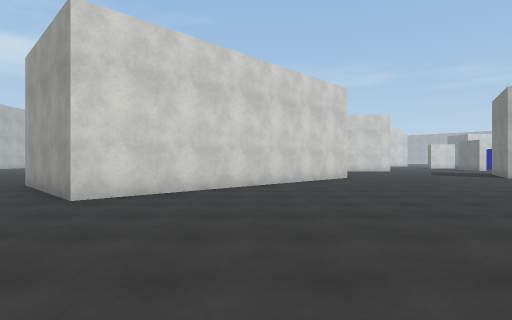
[1] (above)

24 first-person views from a walk through a 3-D level made in the Unity game engine. The camera is 1.4 m above the floor, looks level and sees 80° across. The floor is counted in squares, 2 m on a side. Each view is taken from the middle of a square. On the plan, view 1 faces up. The plan holds only what a view shows up to about 10 squares ahead; the rest is blank. The place goes on beyond the plan. The player character is not drawn. Surface patterns are stand-ins for the level's own textures.

[2]
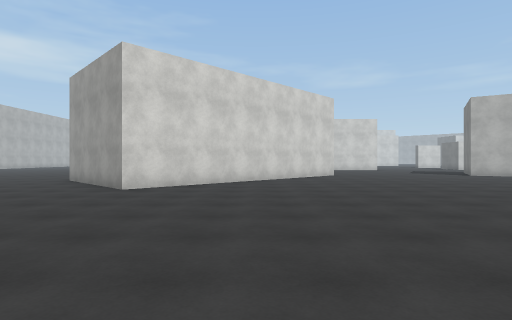

[3]
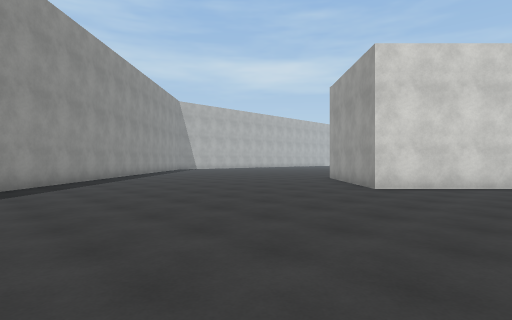

[4]
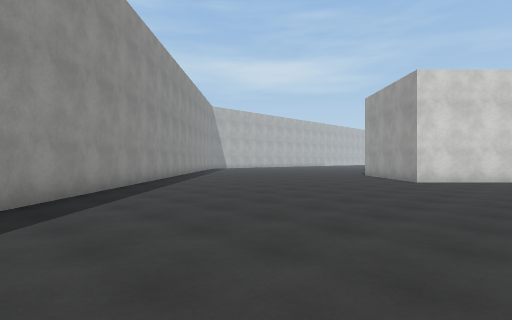

[5]
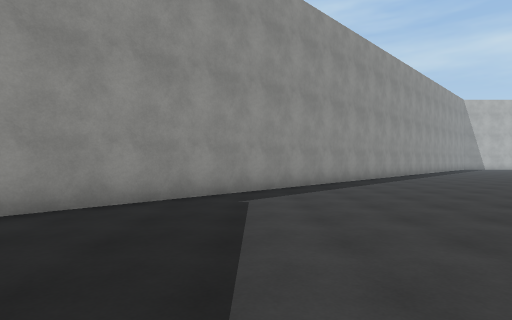

[6]
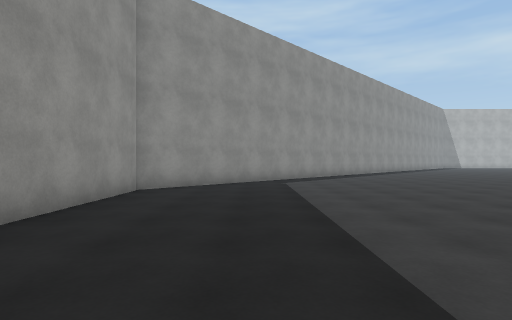

[7]
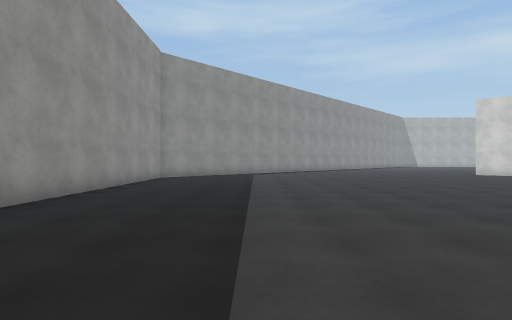

[8]
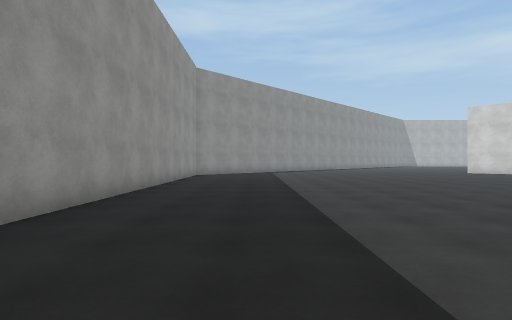

[9]
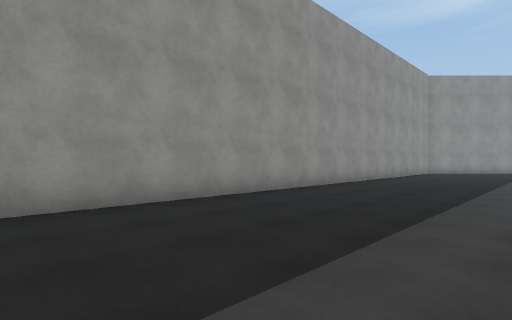

[10]
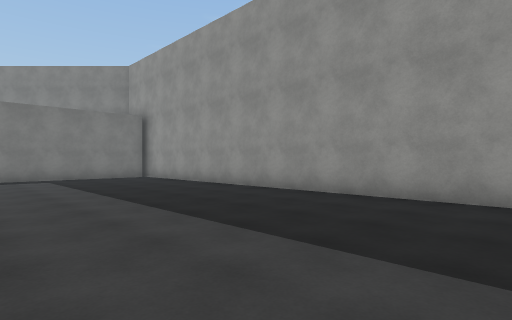

[11]
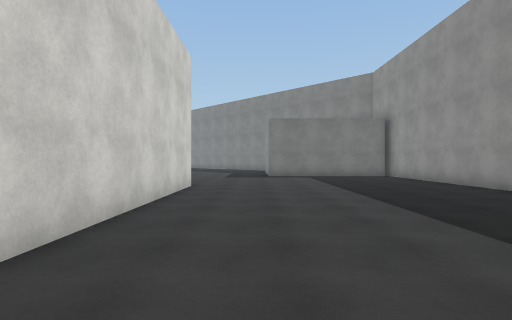

[12]
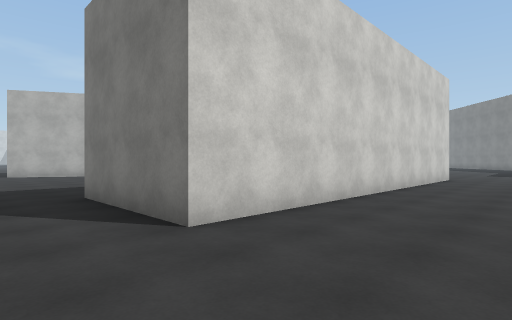

[13]
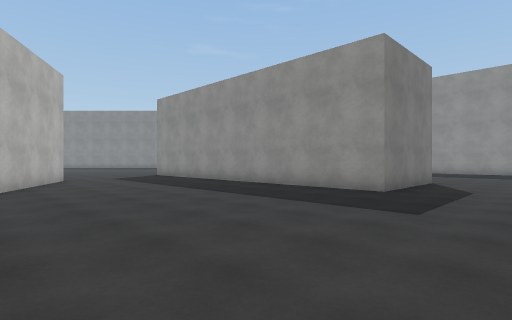

[14]
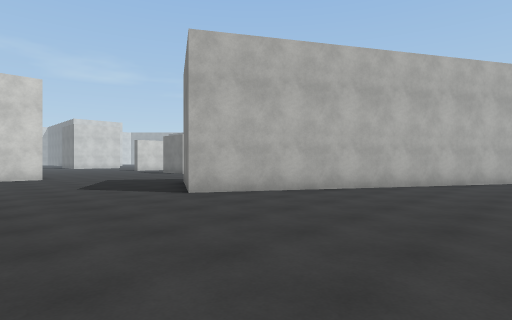

[15]
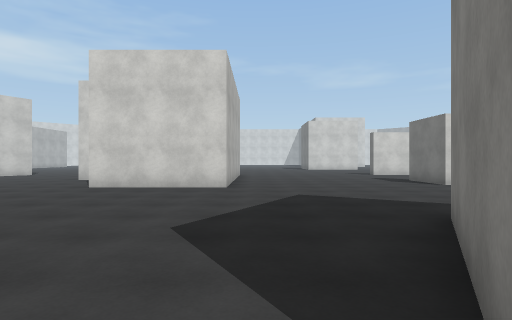

[16]
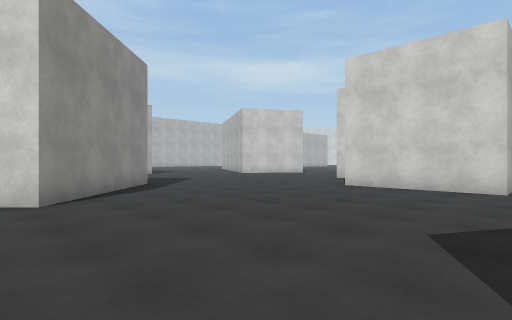

[17]
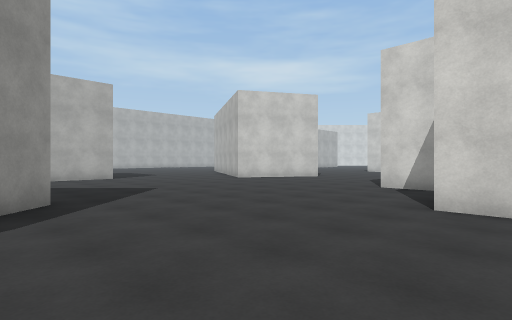

[18]
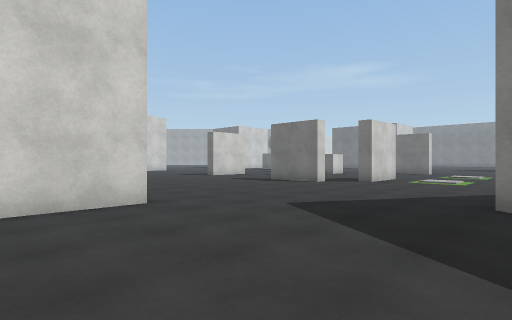

[19]
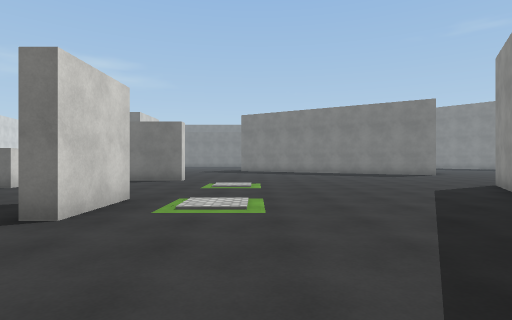

[20]
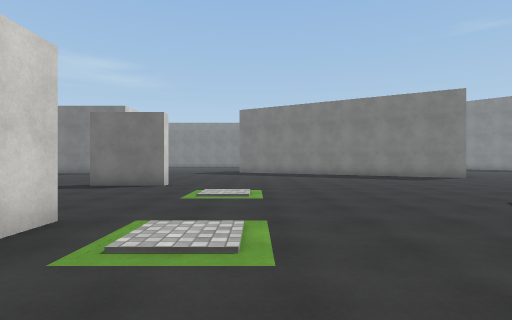

[21]
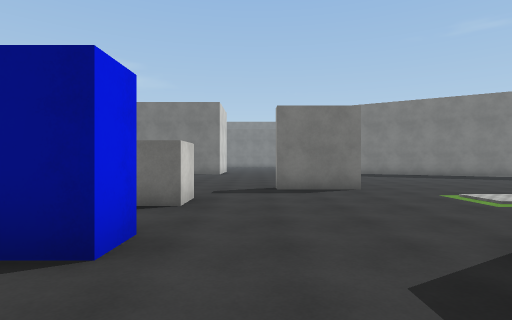

[22]
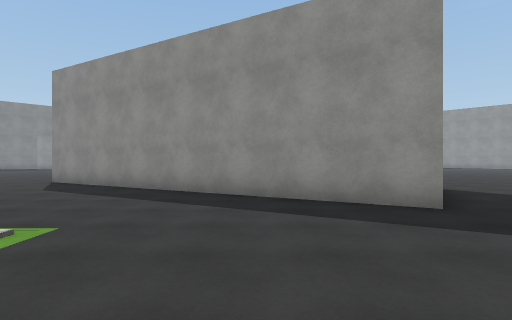

[23]
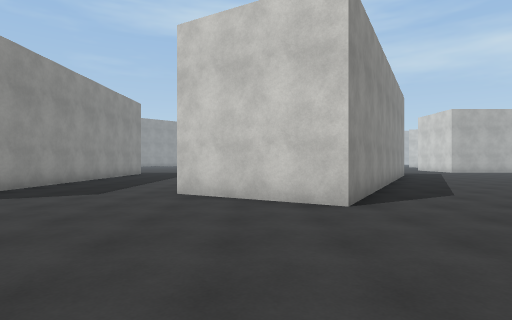

[24]
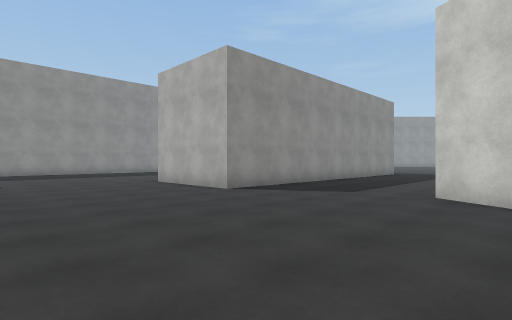

### Floor plan
Points are (right, up) in squares from view 1. A wall is a line through its corners. A room is listed if a view was taken in it or the views show most of it. See-through windows are left out.
Room 1 (views 1, 2, 3, 4, 5, 6, 7, 8, 9, 10, 11, 12, 13, 14, 15, 16, 17, 18, 19, 20, 21, 22, 23, 24)
walls: (9.6, 11.6) (11.3, 14.6) (20.4, 9.4) (18.7, 6.4) (9.6, 11.6); (9.8, 2.3) (20.2, 2.3) (20.2, -1.3) (9.8, -1.3) (9.8, 2.3); (1.7, 10.1) (-3.2, 5.2) (-6.3, 8.3); (0.3, 15.1) (3.6, 11.9) (3.2, 11.5); (8.3, 20.6) (8.3, 18.8) (4.8, 18.8); (14.3, 19.5) (14.3, 21); (17.5, 18.3) (15.5, 18.3) (15.5, 18.8); (4, 21.8) (2.8, 21.8); (22.8, 18.5) (22.3, 18.5) (22.3, 20.5); (-10.5, 0.6) (-1.2, -8.7) (22, -8.7); (25.1, -5) (25.1, -4)
objects: other object (17, 17); blue block (17, 22); other object (20, 17); cube (20, 22)

Where each view was taken, in squares from view 1:
view 1: 0 up, 0 right, facing up
view 2: 2 down, 0 right, facing up
view 3: 2 down, 0 right, facing up-left
view 4: 5 down, 0 right, facing up-left
view 5: 5 down, 2 right, facing left
view 6: 6 down, 6 right, facing left
view 7: 5 down, 11 right, facing left
view 8: 6 down, 13 right, facing left
view 9: 4 down, 16 right, facing down-left
view 10: 3 down, 13 right, facing down-right
view 11: 3 down, 12 right, facing right
view 12: 4 down, 8 right, facing up-right
view 13: 9 up, 7 right, facing down-right
view 14: 6 up, 6 right, facing up-right
view 15: 11 up, 9 right, facing up
view 16: 11 up, 9 right, facing up-left
view 17: 14 up, 6 right, facing up-left
view 18: 14 up, 6 right, facing up-right
view 19: 16 up, 12 right, facing right
view 20: 16 up, 14 right, facing right
view 21: 21 up, 15 right, facing right
view 22: 19 up, 14 right, facing down
view 23: 8 up, 25 right, facing left
view 24: 8 up, 25 right, facing down-left
